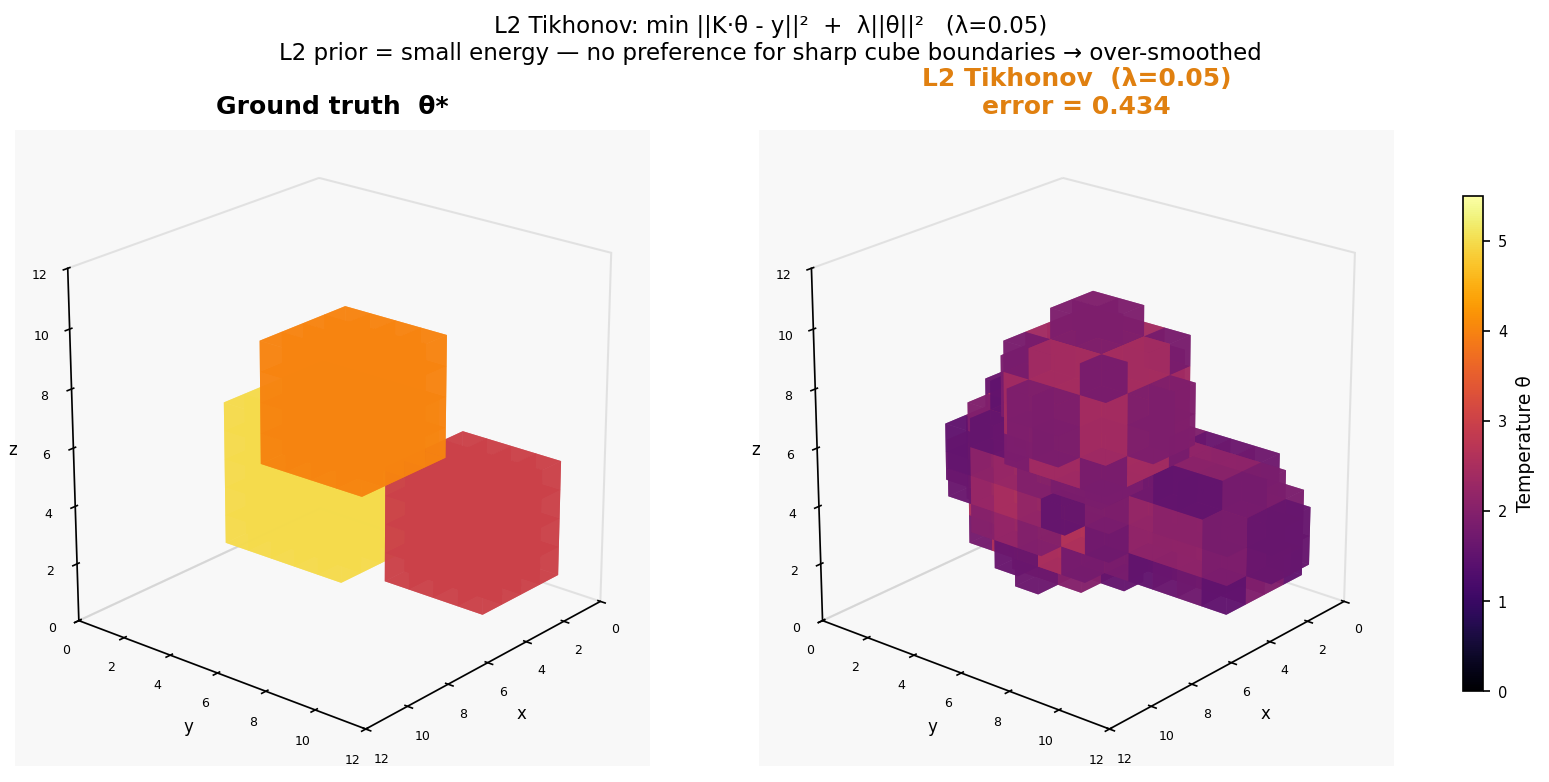

Here is the Python script that generated this plot:
import numpy as np
import matplotlib.pyplot as plt
import matplotlib.cm as cm


from setup_3d import (
    build,
    draw_voxels,
    style_ax,
    N,
    SIGMA,
    NOISE,
    CMAP,
    NORM,
    THETA_MAX,
)


np.random.seed(42)
theta_true, K3D, y_noisy, cond = build()

LAM = 0.05
KtK = K3D.T @ K3D
Kty = K3D.T @ y_noisy
theta_l2 = np.linalg.solve(KtK + LAM * np.eye(N**3), Kty)
theta_l2 = np.clip(theta_l2.reshape(N, N, N), 0.0, THETA_MAX)
err = np.linalg.norm(theta_l2 - theta_true) / np.linalg.norm(theta_true)
print(f"L2 Tikhonov error: {err:.4f}")

fig = plt.figure(figsize=(11, 5.5))
fig.patch.set_facecolor("white")

ax0 = fig.add_subplot(1, 2, 1, projection="3d")
draw_voxels(ax0, theta_true)
style_ax(ax0, "Ground truth  θ*", "black")

ax1 = fig.add_subplot(1, 2, 2, projection="3d")
draw_voxels(ax1, theta_l2)
style_ax(ax1, f"L2 Tikhonov  (λ={LAM})\nerror = {err:.3f}", "#e08010")

cax = fig.add_axes([0.92, 0.2, 0.012, 0.6])
cb = fig.colorbar(cm.ScalarMappable(cmap=CMAP, norm=NORM), cax=cax)
cb.set_label("Temperature θ", fontsize=9)
cb.ax.tick_params(labelsize=7)

fig.suptitle(
    f"L2 Tikhonov: min ||K·θ - y||²  +  λ||θ||²   (λ={LAM})\n"
    "L2 prior = small energy — no preference for sharp cube boundaries → over-smoothed",
    fontsize=11,
    y=1.02,
)
plt.subplots_adjust(left=0.02, right=0.90, wspace=0.05)
plt.savefig("3d_l2solve.png", dpi=150, bbox_inches="tight")
plt.close()
